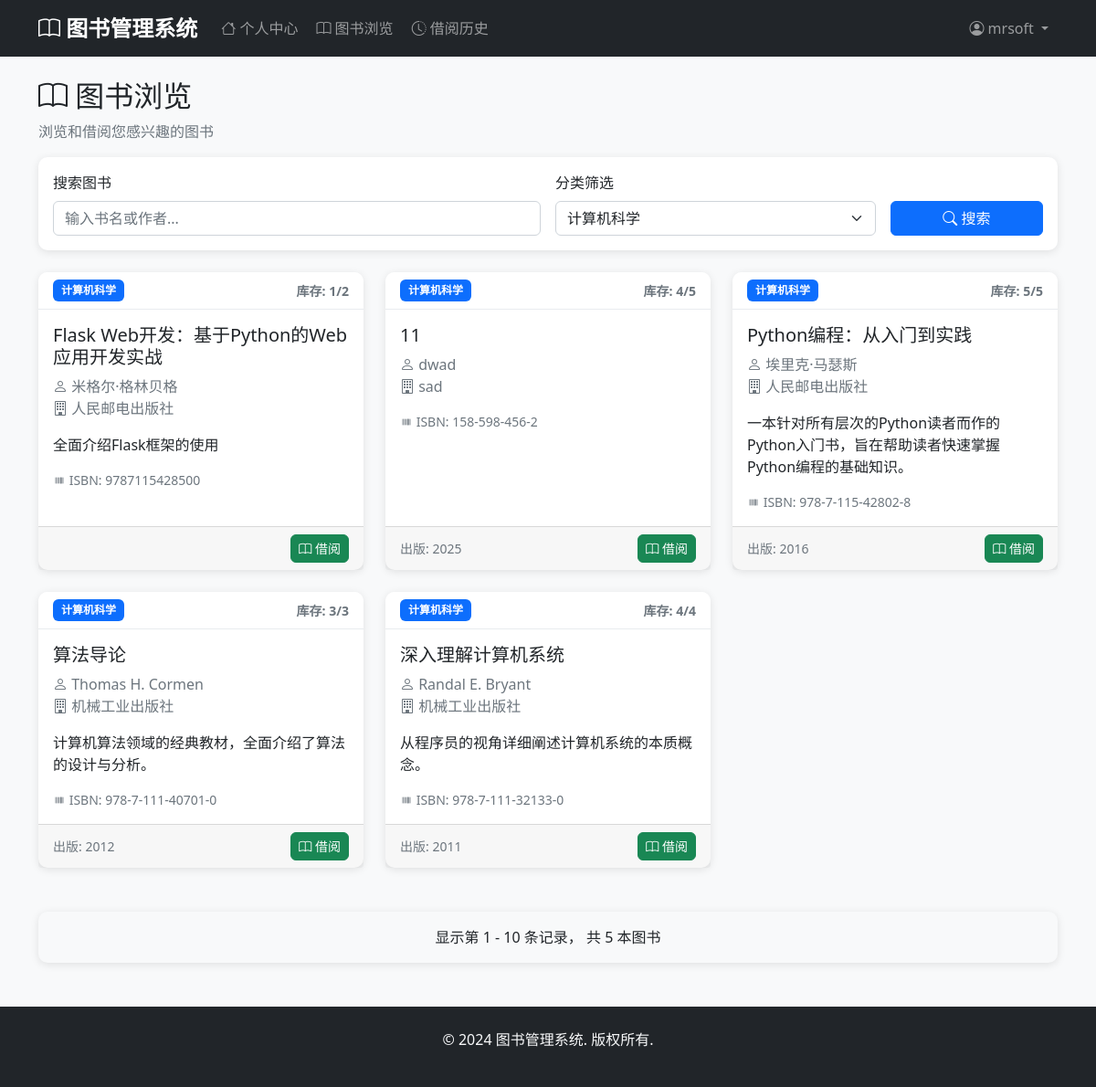
The app's page /books?category_id=1 (signed in) with its own data.
### models.py (models this page shows, shortened)
class User(db.Model, UserMixin):
    __tablename__ = 'users'
    id = db.Column(db.Integer, primary_key=True)
    username = db.Column(db.String(80), unique=True, nullable=False)
    email = db.Column(db.String(120), unique=True, nullable=False)
    password_hash = db.Column(db.String(128), nullable=False)
    full_name = db.Column(db.String(100), nullable=False)
    phone = db.Column(db.String(20))
    address = db.Column(db.Text)
    created_at = db.Column(db.DateTime, default=datetime.utcnow)
    borrow_records = db.relationship('BorrowRecord', backref='user', lazy=True)

class Book(db.Model):
    __tablename__ = 'books'
    id = db.Column(db.Integer, primary_key=True)
    title = db.Column(db.String(200), nullable=False)
    author = db.Column(db.String(100), nullable=False)
    isbn = db.Column(db.String(20), unique=True, nullable=False)
    publisher = db.Column(db.String(100))
    publication_date = db.Column(db.Date)
    quantity = db.Column(db.Integer, default=1)
    available_quantity = db.Column(db.Integer, default=1)
    description = db.Column(db.Text)
    category_id = db.Column(db.Integer, db.ForeignKey('categories.id'), nullable=False)
    created_at = db.Column(db.DateTime, default=datetime.utcnow)
    updated_at = db.Column(db.DateTime, default=datetime.utcnow, onupdate=datetime.utcnow)
    borrow_records = db.relationship('BorrowRecord', backref='book', lazy=True)

class Category(db.Model):
    __tablename__ = 'categories'
    id = db.Column(db.Integer, primary_key=True)
    name = db.Column(db.String(100), unique=True, nullable=False)
    description = db.Column(db.Text)
    created_at = db.Column(db.DateTime, default=datetime.utcnow)
    books = db.relationship('Book', backref='category', lazy=True)

### app.py (the view)
@app.route('/books')
@login_required
def browse_books():
    category_id = request.args.get('category_id', type=int)
    page = request.args.get('page', 1, type=int)
    search = request.args.get('search', '')
    query = Book.query
    if category_id:
        query = query.filter_by(category_id=category_id)
    if search:
        query = query.filter(Book.title.contains(search) | Book.author.contains(search))
    books = query.filter(Book.available_quantity > 0).paginate(
        page=page, per_page=10, error_out=False
    )
    categories = Category.query.all()
    return render_template('user/browse_books.html',
                         books=books,
                         categories=categories,
                         selected_category=category_id,
                         search=search)

### app.py (called while the page is built)
@login_manager.user_loader
def load_user(user_id):
    try:
        user_id = int(user_id)
        admin = Admin.query.get(user_id)
        if admin:
            return admin
        user = User.query.get(user_id)
        return user
    except (ValueError, TypeError):
        return None

### templates/user/browse_books.html (shortened to what this page needs)
{% extends "base.html" %}
{% block content %}
<div class="row">
    <div class="col-12">
        <h2><i class="bi bi-book"></i> 图书浏览</h2>
        <p class="text-muted">浏览和借阅您感兴趣的图书</p>
    </div>
</div>
<div class="row mb-4">
    <div class="col-12">
        <div class="card">
            <div class="card-body">
                <form method="GET" class="row g-3">
                    <div class="col-md-6">
                        <label for="search" class="form-label">搜索图书</label>
                        <input type="text" class="form-control" id="search" name="search"
                               value="{{ search }}" placeholder="输入书名或作者...">
                    </div>
                    <div class="col-md-4">
                        <label for="category_id" class="form-label">分类筛选</label>
                        <select class="form-select" id="category_id" name="category_id">
                            {% for category in categories %}
                                <option value="{{ category.id }}" {% if selected_category == category.id %}selected{% endif %}>
                                    {{ category.name }}
                                </option>
                            {% endfor %}
                        </select>
                    </div>
                    <div class="col-md-2 d-flex align-items-end">
                        <button type="submit" class="btn btn-primary w-100">
                            <i class="bi bi-search"></i> 搜索
                        </button>
                    </div>
                </form>
            </div>
        </div>
    </div>
</div>
<div class="row">
    {% if books.items %}
        {% for book in books.items %}
        <div class="col-md-4 mb-4">
            <div class="card h-100">
                <div class="card-header d-flex justify-content-between align-items-center">
                    <a href="{{ url_for('browse_books') }}?category_id={{ book.category.id }}"
                       class="badge bg-primary text-decoration-none"
                       title="点击查看此分类的所有图书">
                        {{ book.category.name }}
                    </a>
                    <small class="text-muted">库存: {{ book.available_quantity }}/{{ book.quantity }}</small>
                </div>
                <div class="card-body">
                    <h5 class="card-title">{{ book.title }}</h5>
                    <p class="card-text text-muted">
                        <i class="bi bi-person"></i> {{ book.author }}
                        {% if book.publisher %}<br>
                        <i class="bi bi-building"></i> {{ book.publisher }}
                        {% endif %}
                    </p>
                    {% if book.description %}
                    <p class="card-text">{{ book.description[:100] }}{% if book.description|length > 100 %}...{% endif %}</p>
                    {% endif %}
                    <div class="text-muted small">
                        <i class="bi bi-upc"></i> ISBN: {{ book.isbn }}
                    </div>
                </div>
                <div class="card-footer d-flex justify-content-between align-items-center">
                    <small class="text-muted">
                        {% if book.publication_date %}
                        出版: {{ book.publication_date.strftime('%Y') }}
                        {% endif %}
                    </small>
                    {% if book.available_quantity > 0 %}
                        <a href="{{ url_for('borrow_book', book_id=book.id) }}"
                           class="btn btn-success btn-sm"
                           onclick="return confirm('确定要借阅《{{ book.title }}》吗？')">
                            <i class="bi bi-book"></i> 借阅
                        </a>
                    {% else %}
                        <button class="btn btn-secondary btn-sm" disabled>
                            <i class="bi bi-x-circle"></i> 暂无库存
                        </button>
                    {% endif %}
                </div>
            </div>
        </div>
        {% endfor %}
    {% endif %}
</div>
<div class="row mt-4">
    <div class="col-12">
        <div class="card bg-light">
            <div class="card-body text-center">
                <p class="mb-0">
                    显示第 {{ (books.page - 1) * 10 + 1 }} - {{ books.page * 10 }} 条记录，
                    共 {{ books.total }} 本图书
                </p>
            </div>
        </div>
    </div>
</div>
{% endblock %}

### templates/base.html (shortened to what this page needs)
<!DOCTYPE html>
<html lang="zh-CN">
<head>
    <link href="https://cdn.jsdelivr.net/npm/bootstrap@5.1.3/dist/css/bootstrap.min.css" rel="stylesheet">
    <link href="https://cdn.jsdelivr.net/npm/bootstrap-icons@1.7.2/font/bootstrap-icons.css" rel="stylesheet">
    <link href="{{ url_for('static', filename='css/style.css') }}" rel="stylesheet">
</head>
<body>
    <nav class="navbar navbar-expand-lg navbar-dark bg-dark">
        <div class="container">
            <a class="navbar-brand" href="{{ url_for('index') }}">
                <i class="bi bi-book"></i> 图书管理系统
            </a>
            <div class="collapse navbar-collapse" id="navbarNav">
                {% if current_user.is_authenticated %}
                    {% if current_user.__class__.__name__ == 'Admin' %}
                        <ul class="navbar-nav me-auto">
                            <li class="nav-item">
                                <a class="nav-link" href="{{ url_for('admin_dashboard') }}">
                                    <i class="bi bi-speedometer2"></i> 仪表板
                                </a>
                            </li>
                            <li class="nav-item dropdown">
                                <a class="nav-link dropdown-toggle" href="#" id="manageDropdown" role="button" data-bs-toggle="dropdown">
                                    <i class="bi bi-gear"></i> 系统管理
                                </a>
                                <ul class="dropdown-menu">
                                    <li><a class="dropdown-item" href="{{ url_for('admin_users') }}">用户管理</a></li>
                                    <li><a class="dropdown-item" href="{{ url_for('admin_books') }}">图书管理</a></li>
                                    <li><a class="dropdown-item" href="{{ url_for('admin_categories') }}">分类管理</a></li>
                                    <li><a class="dropdown-item" href="{{ url_for('admin_borrow_records') }}">借阅记录</a></li>
                                </ul>
                            </li>
                        </ul>
                    {% else %}
                        <ul class="navbar-nav me-auto">
                            <li class="nav-item">
                                <a class="nav-link" href="{{ url_for('user_dashboard') }}">
                                    <i class="bi bi-house"></i> 个人中心
                                </a>
                            </li>
                            <li class="nav-item">
                                <a class="nav-link" href="{{ url_for('browse_books') }}">
                                    <i class="bi bi-book"></i> 图书浏览
                                </a>
                            </li>
                            <li class="nav-item">
                                <a class="nav-link" href="{{ url_for('borrow_history') }}">
                                    <i class="bi bi-clock-history"></i> 借阅历史
                                </a>
                            </li>
                        </ul>
                    {% endif %}
                {% endif %}
                <ul class="navbar-nav">
                    {% if current_user.is_authenticated %}
                        <li class="nav-item dropdown">
                            <a class="nav-link dropdown-toggle" href="#" id="userDropdown" role="button" data-bs-toggle="dropdown">
                                <i class="bi bi-person-circle"></i> {{ current_user.username }}
                            </a>
                        </li>
                    {% endif %}
                </ul>
            </div>
        </div>
    </nav>
    <main class="container mt-4 mb-5">
        {% block content %}{% endblock %}
    </main>
    <footer class="bg-dark text-light py-4 mt-5">
        <div class="container text-center">
            <p>&copy; 2024 图书管理系统. 版权所有.</p>
        </div>
    </footer>
</body>
</html>

### static/css/style.css (style rules this page uses)
body { font-family: 'Segoe UI', Tahoma, Geneva, Verdana, sans-serif; background-color: #f8f9fa; }
.navbar-brand { font-weight: bold; font-size: 1.5rem; }
.navbar-nav .nav-link { border-radius: 5px; margin: 0 2px; transition: all 0.3s ease; }
.card { border: none; border-radius: 10px; box-shadow: 0 2px 10px rgba(0, 0, 0, 0.1); transition: transform 0.2s ease, box-shadow 0.2s ease; }
.card-header { background-color: #fff; border-bottom: 1px solid #e9ecef; border-radius: 10px 10px 0 0 !important; font-weight: 600; }
.btn { border-radius: 6px; font-weight: 500; transition: all 0.3s ease; }
.form-control, .form-select { border-radius: 6px; border: 1px solid #ced4da; transition: all 0.3s ease; }
.badge { font-size: 0.75rem; padding: 0.5em 0.75em; border-radius: 6px; }
.card, .alert { animation: fadeIn 0.5s ease-out; }
footer { margin-top: auto; }

### templates/user/browse_books.html (style rules this page uses)
.badge.text-decoration-none { transition: all 0.2s ease; cursor: pointer; }

### records on screen
User: username "mrsoft"
Book: category.name "计算机科学", available_quantity "1", quantity "2", title "Flask Web开发：基于Python的Web应用开发实战", author "米格尔·格林贝格", publisher "人民邮电出版社", description "全面介绍Flask框架的使用", isbn "9787115428500"
Book: category.name "计算机科学", available_quantity "4", quantity "5", title "11", author "dwad", publisher "sad", isbn "158-598-456-2", publication_date "2025"
Book: category.name "计算机科学", available_quantity "5", quantity "5", title "Python编程：从入门到实践", author "埃里克·马瑟斯", publisher "人民邮电出版社", description "一本针对所有层次的Python读者而作的Python入门书，旨在帮助读者快速掌握Python编程的基础知识。", isbn "978-7-115-42802-8", publication_date "2016"
Book: category.name "计算机科学", available_quantity "3", quantity "3", title "算法导论", author "Thomas H. Cormen", publisher "机械工业出版社", description "计算机算法领域的经典教材，全面介绍了算法的设计与分析。", isbn "978-7-111-40701-0", publication_date "2012"
Book: category.name "计算机科学", available_quantity "4", quantity "4", title "深入理解计算机系统", author "Randal E. Bryant", publisher "机械工业出版社", description "从程序员的视角详细阐述计算机系统的本质概念。", isbn "978-7-111-32133-0", publication_date "2011"

### other values on screen
{{ (books.page - 1) * 10 + 1 }} "1"
{{ books.page * 10 }} "10"
{{ books.total }} "5"
form field category_id "计算机科学"
